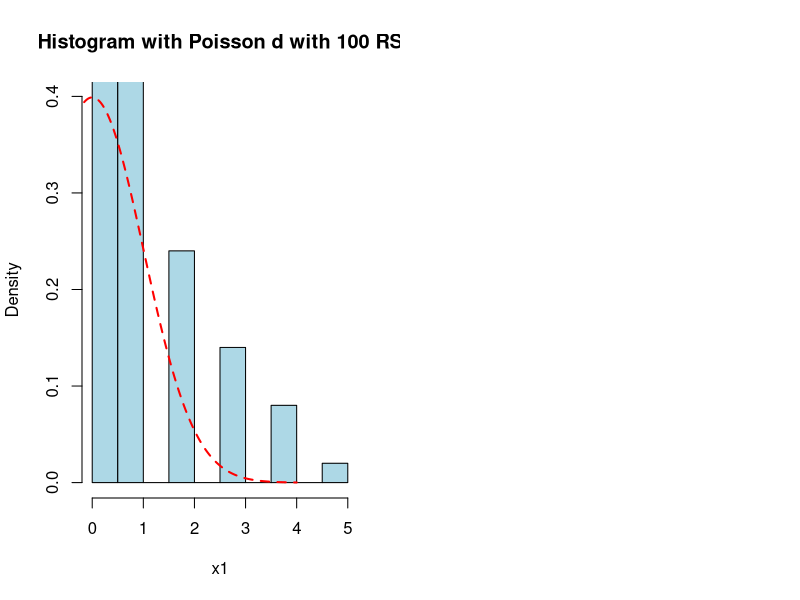
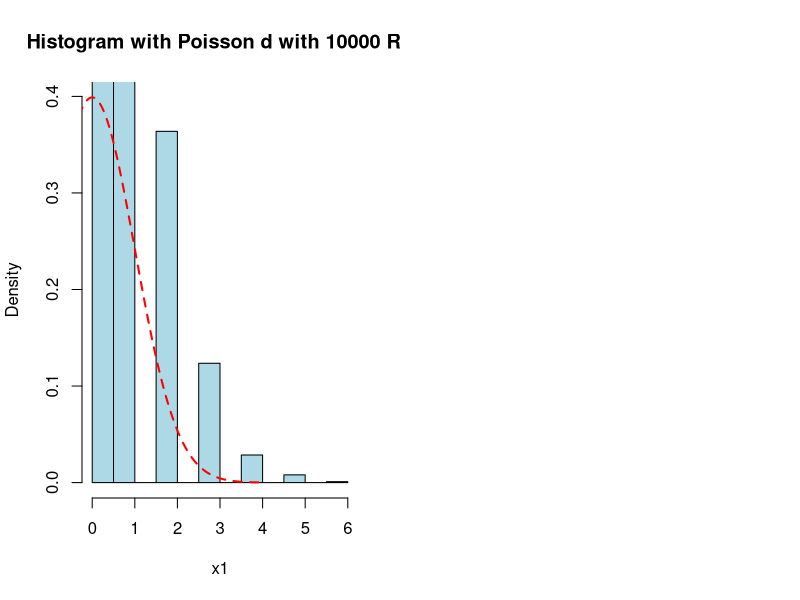
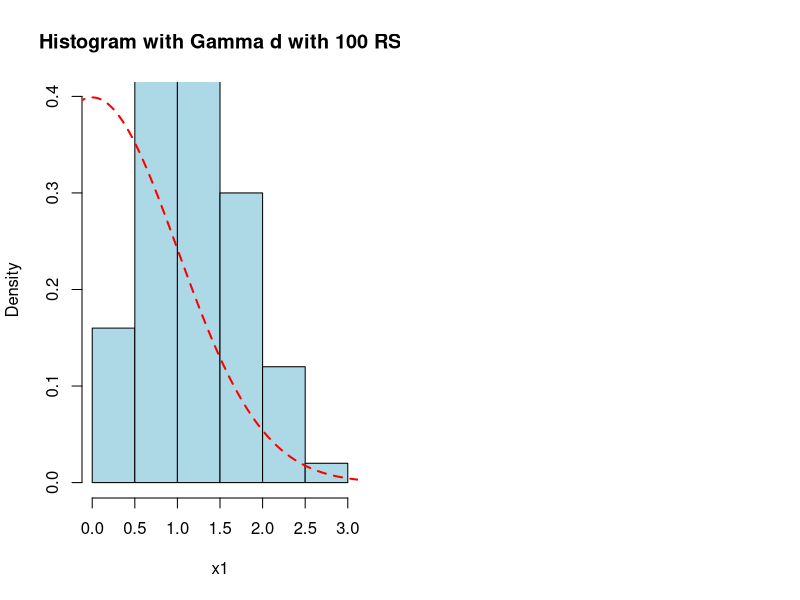
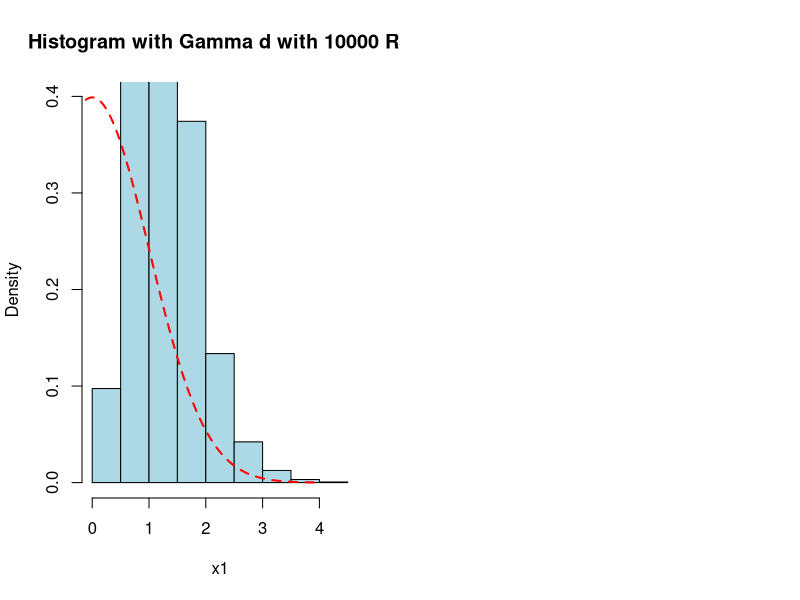

Write the R code that produced these figures, in order.
print("Set seed to 10005")
set.seed(10005)

print("Provide a graphical representation (visualization) of your data")
print("Poisson with 100 RS and its histogram")
print("Named p1")
par(mfrow=c(1,2))
p1<-rpois(100,1)
x1n<-seq(-4,4,0.01)
dx1n<-dnorm(x1n)
hist(p1,freq=F, ylim=c(0, max(dx1n)), col="lightblue", xlab="x1", main="Histogram with Poisson d with 100 RS") 
lines(x1n, dx1n,col="red",lty=2,lwd=2)

print("Poisson with 10000 RS and its histogram")
print("Named p2")
par(mfrow=c(1,2))
p2<-rpois(10000,1)
x1n<-seq(-4,4,0.01)
dx1n<-dnorm(x1n)
hist(p2,freq=F, ylim=c(0, max(dx1n)), col="lightblue", xlab="x1", main="Histogram with Poisson d with 10000 RS") 
lines(x1n, dx1n,col="red",lty=2,lwd=2)

print("Gamma with 100 RS and its histogram")
print("Named g1")
par(mfrow=c(1,2))
g1<-rgamma(100,5,4)
x1n<-seq(-4,4,0.01)
dx1n<-dnorm(x1n)
hist(g1,freq=F, ylim=c(0, max(dx1n)), col="lightblue", xlab="x1", main="Histogram with Gamma d with 100 RS") 
lines(x1n, dx1n,col="red",lty=2,lwd=2)

print("Gamma with 10000 RS and its histogram")
print("Named g2")
par(mfrow=c(1,2))
g2<-rgamma(10000,5,4)
x1n<-seq(-4,4,0.01)
dx1n<-dnorm(x1n)
hist(g2,freq=F, ylim=c(0, max(dx1n)), col="lightblue", xlab="x1", main="Histogram with Gamma d with 10000 RS") 
lines(x1n, dx1n,col="red",lty=2,lwd=2)

print("Get statistics mean,median,sd,IQR for the above random samples")
print("Statistics for Poisson with 100 RS")
mean(p1)
median(p1)
sd(p1)
IQR(p1)

print("Get an estimate of the: mean; sd; median; IQR. What are the theoretic values of these statistics when the true distribution is used?")
print("Statistics for Poisson with 10000 RS")
mean(p2)
median(p2)
sd(p2)
IQR(p2)

print("Statistics for Gamma with 100 RS")
mean(g1)
median(g1)
sd(g1)
IQR(g1)

print("Statistics for Gamma with 10000 RS")
mean(g2)
median(g2)
sd(g2)
IQR(g2)


print("The true distribution is the normal, thus generate random numbers and calculate mean,media,sd,IQR")
n1<-rbinom(100,15,.8)
mean(n1)
median(n1)
sd(n1)
IQR(n1)

print("What is the proportion of the sample data in the region:
[min(mean; median); max(mean; median)]
What is the theoretic proportion of this region when the true distribution is used?")

print("For Poisson p1: " )
p1min<-min(mean(p1),median(p1))
p1max<-max(mean(p1),median(p1))
print("get proportion :")
dfp1<-p1[p1>=p1min & p1<=p1max]

print("For Poisson p2: " )
p2min<-min(mean(p2),median(p2))
p2max<-max(mean(p2),median(p2))
print("get proportion :")
dfp2<-p2[p2>=p2min & p2<=p2max]

print("For Gamma g1: " )
g1min<-min(mean(g1),median(g1))
g1max<-max(mean(g1),median(g1))
print("get proportion :")
dfg1<-g1[g1>=g1min & g1<=p1max]

print("For Gamma g2: " )
g2min<-min(mean(g2),median(g2))
g2max<-max(mean(g2),median(g2))
print("get proportion :")
dfg2<-g2[g2>=g2min & g2<=g2max]

